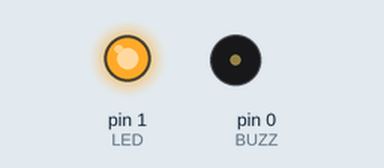
A sketch run on a simulated Arduino Uno, built with avr-gcc and run on an emulated ATmega328P. Shown: output pins drawn as LEDs (lit = HIGH), buzzer (waves = sounding, pin HIGH). Random numbers use the default seed unless the sketch sets one.

Above: at 0.1 s.
At 2.1 s:
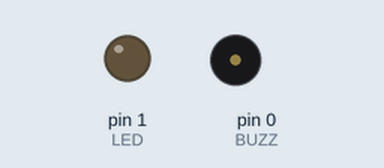
Timing chart, 0 to 41.4 s (numbered marks = the images above):
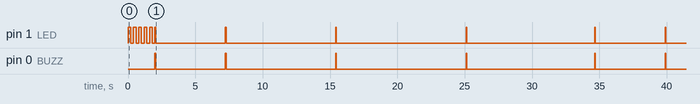

The sketch:

Random.ino
```cpp
//Code produced by Alex Wulff: http://www.AlexWulff.com

#define BUZZ      0
#define LED       1

//Lower bound: 5 seconds
//Upper bound: 10 seconds
#define LOWER   5000
#define UPPER  10000

void setup() {
  // put your setup code here, to run once:
  pinMode(BUZZ, OUTPUT);
  pinMode(LED, OUTPUT);

  //Seed the random function with the value of an
  //unconnected analog pin
  randomSeed(analogRead(1));

  //Flash the light to make sure the device is working
  for (int i = 0; i < 5; i++) {
    digitalWrite(LED, HIGH);
    delay(200);
    digitalWrite(LED, LOW);
    delay(200);
  }
}

void loop() {
    digitalWrite(BUZZ, HIGH);
    digitalWrite(LED, HIGH);
    delay(50);
    digitalWrite(0, LOW);
    digitalWrite(LED, LOW);
    delay(random(LOWER, UPPER));
}
```

Measured:
- by itself, pin 1 (LED): HIGH → LOW at 0.20 s, → HIGH 0.20 s later, → LOW 0.20 s later, → HIGH 0.20 s later, … (21 changes in this stretch)
